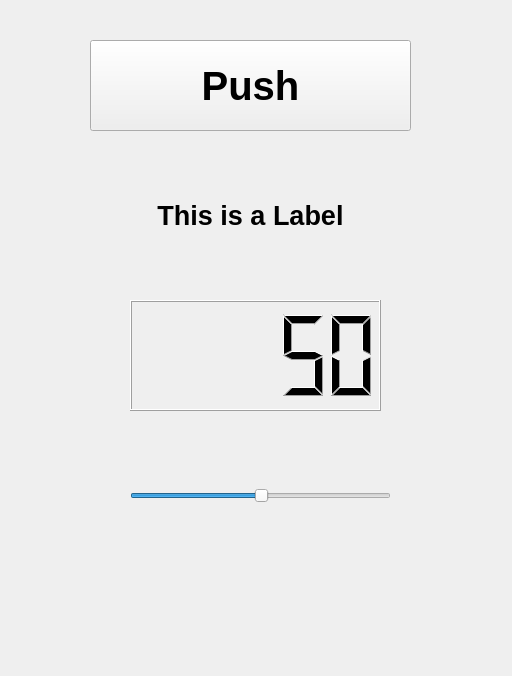
<?xml version="1.0" encoding="UTF-8"?>
<ui version="4.0">
 <class>Form</class>
 <widget class="QWidget" name="Form">
  <property name="geometry">
   <rect>
    <x>0</x>
    <y>0</y>
    <width>512</width>
    <height>676</height>
   </rect>
  </property>
  <property name="windowTitle">
   <string>Form</string>
  </property>
  <widget class="QPushButton" name="btn_1">
   <property name="geometry">
    <rect>
     <x>90</x>
     <y>40</y>
     <width>321</width>
     <height>91</height>
    </rect>
   </property>
   <property name="font">
    <font>
     <family>Arial</family>
     <pointsize>30</pointsize>
     <weight>75</weight>
     <bold>true</bold>
    </font>
   </property>
   <property name="text">
    <string>Push</string>
   </property>
  </widget>
  <widget class="QLabel" name="lbl_1">
   <property name="geometry">
    <rect>
     <x>100</x>
     <y>180</y>
     <width>301</width>
     <height>71</height>
    </rect>
   </property>
   <property name="font">
    <font>
     <family>Arial</family>
     <pointsize>20</pointsize>
     <weight>75</weight>
     <bold>true</bold>
    </font>
   </property>
   <property name="text">
    <string>This is a Label</string>
   </property>
   <property name="alignment">
    <set>Qt::AlignCenter</set>
   </property>
  </widget>
  <widget class="QLCDNumber" name="lcdNumber">
   <property name="geometry">
    <rect>
     <x>130</x>
     <y>300</y>
     <width>251</width>
     <height>111</height>
    </rect>
   </property>
   <property name="intValue" stdset="0">
    <number>50</number>
   </property>
  </widget>
  <widget class="QSlider" name="horizontalSlider">
   <property name="geometry">
    <rect>
     <x>130</x>
     <y>480</y>
     <width>261</width>
     <height>31</height>
    </rect>
   </property>
   <property name="sliderPosition">
    <number>50</number>
   </property>
   <property name="orientation">
    <enum>Qt::Horizontal</enum>
   </property>
  </widget>
 </widget>
 <resources/>
 <connections>
  <connection>
   <sender>btn_1</sender>
   <signal>released()</signal>
   <receiver>lbl_1</receiver>
   <slot>show()</slot>
   <hints>
    <hint type="sourcelabel">
     <x>257</x>
     <y>105</y>
    </hint>
    <hint type="destinationlabel">
     <x>266</x>
     <y>225</y>
    </hint>
   </hints>
  </connection>
  <connection>
   <sender>btn_1</sender>
   <signal>pressed()</signal>
   <receiver>lbl_1</receiver>
   <slot>hide()</slot>
   <hints>
    <hint type="sourcelabel">
     <x>171</x>
     <y>91</y>
    </hint>
    <hint type="destinationlabel">
     <x>183</x>
     <y>205</y>
    </hint>
   </hints>
  </connection>
  <connection>
   <sender>horizontalSlider</sender>
   <signal>valueChanged(int)</signal>
   <receiver>lcdNumber</receiver>
   <slot>display(int)</slot>
   <hints>
    <hint type="sourcelabel">
     <x>330</x>
     <y>489</y>
    </hint>
    <hint type="destinationlabel">
     <x>330</x>
     <y>391</y>
    </hint>
   </hints>
  </connection>
  <connection>
   <sender>horizontalSlider</sender>
   <signal>sliderPressed()</signal>
   <receiver>lcdNumber</receiver>
   <slot>show()</slot>
   <hints>
    <hint type="sourcelabel">
     <x>193</x>
     <y>481</y>
    </hint>
    <hint type="destinationlabel">
     <x>190</x>
     <y>379</y>
    </hint>
   </hints>
  </connection>
 </connections>
</ui>
